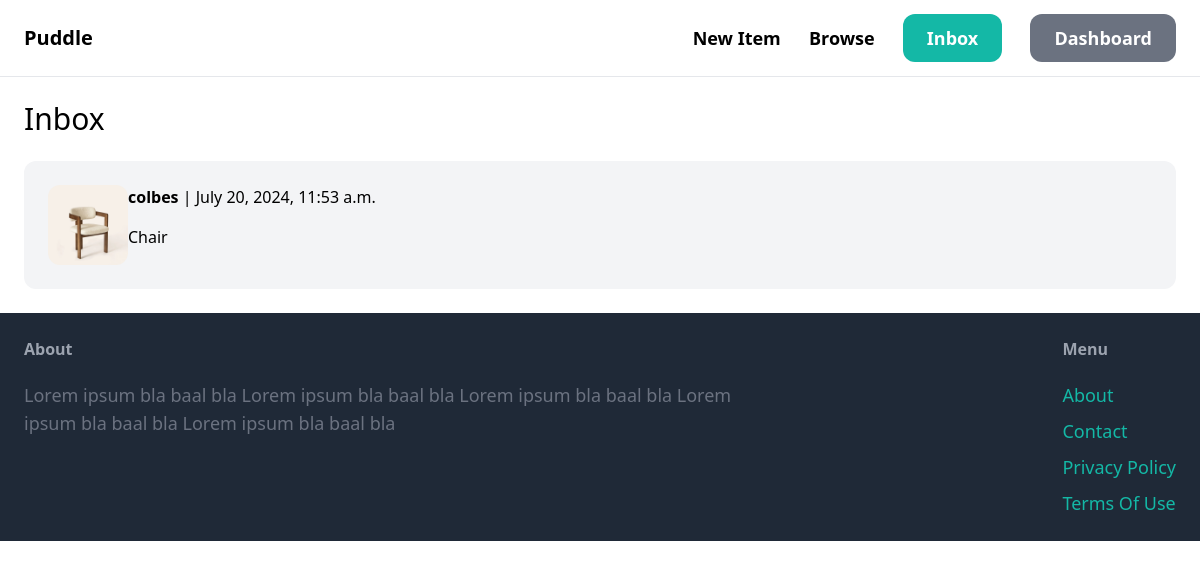
The page /inbox/ (signed in) on the database its author committed.
### conversation/models.py (models this page shows)
class Conversation(models.Model):
    item = models.ForeignKey(Item, related_name='conversations', on_delete=models.CASCADE)
    members = models.ManyToManyField(User, related_name='conversations')
    created_at = models.DateTimeField(auto_now_add=True)
    modified_at = models.DateTimeField(auto_now=True)
    class Meta:
        ordering = ('-modified_at', )

### item/models.py (models this page shows, shortened)
class Item(models.Model):
    category = models.ForeignKey(Category, related_name='items', on_delete=models.CASCADE)
    name=models.CharField(max_length=255)
    description = models.TextField(blank=True, null=True)
    price = models.FloatField()
    image = models.ImageField(upload_to='item_images', blank=True, null=True)
    is_sold = models.BooleanField(default=False)
    create_by = models.ForeignKey(User, related_name='items',  on_delete = models.CASCADE)
    created_at = models.DateTimeField(auto_now_add=True)

### conversation/views.py (the view)
# urls.py: path('', views.inbox, name='inbox'),
@login_required
def inbox(request):
    conversations = Conversation.objects.filter(members__in=[request.user.id])
    return render(request, 'conversation/inbox.html', {
        'conversations': conversations,
    })

### conversation/templates/conversation/inbox.html (shortened to what this page needs)
{% extends "core/base.html" %}
{% block content %}
<h1 class="mb-6 text-3xl">Inbox</h1>
<div class="space-y-6">
    {% for conversation in conversations %}
        <a href="{% url 'conversation:detail' conversation.id %}">
            <div class="p-6 flex bg-gray-100 rounded-xl">
                <div clas="pr-6">
                    <img src="{{ conversation.item.image.url }}" class="w-20 rounded-xl">
                </div>
                <div>
                    {% for member in conversation.members.all %}
                         {% if member != request.user %}
                           <p class="mb-4"><strong>{{ member.username }}</strong> | {{ conversation.modified_at }}</p>
                           <p>{{ conversation.item.name }}</p>
                         {% endif %}
                    {% endfor %}
                </div>
            </div>
        </a>
    {% endfor %}
</div>
{% endblock %}

### rows shown on the page
Conversation: item.image (picture), modified_at "July 20, 2024, 11:53 a.m.", item.name "Chair"

### other values the page prints
{{ member.username }} "colbes"
